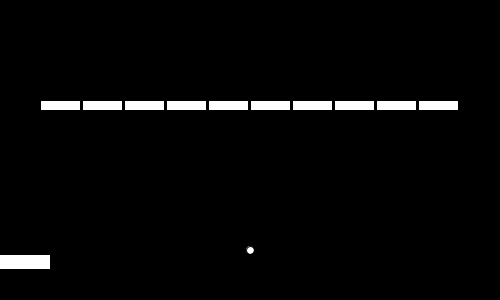
Frame 1 (no input)
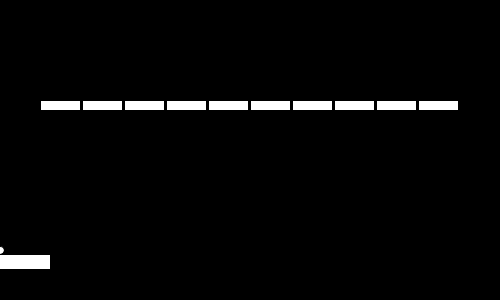
Frame 60 (the mouse pressed at the canvas centre just before this capture)
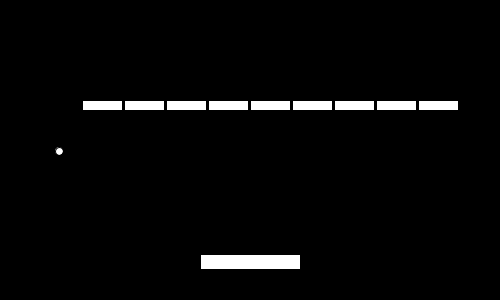
Frame 120 (the mouse held since frame 60 and released just before this capture)

The Processing sketch that drew these frames (run headless with seeded random() and noise(); from frame 60 on, the mouse is pressed at the canvas centre):

// Processing sketch: week13_6_breakout_part5_many_bricks
// ── week13_6_breakout_part5_many_bricks.pde
// week13_6_breakout_part5_many_bricks
// 修改自 week13_5_breakout_part4_one_brick
// 先用一個磚塊, 一個板子, 一個球
void setup(){
  size(500, 300);
  restart();
}
//boolean brickAlive = true;
//int brickX = 230, brickY = 100; // 有1個磚塊
boolean [] brickAlive = new boolean[10];
int [] brickX = new int[10];
int [] brickY = new int[10];
float x = 250, y = 250, dx = 0, dy = 0;
boolean onBoard = true, gameOver=false;
void restart() {
  for(int i=0; i<10;i++){
    brickAlive[i] = true;
    brickX[i] = 40+i*42;
    brickY[i] = 100;
  }
  x = 250;
  y = 250;
  dx = 0;
  dy = 0;
  onBoard = true;
  gameOver = false;
}
void draw(){
  background(0);
  ellipse(x, y, 8, 8);
  rect(mouseX-50, 254, 100, 15);
  for(int i=0; i<10; i++){
    if(brickAlive[i]){
      rect(brickX[i], brickY[i], 40, 10); // 1個磚塊
      if(brickX[i] < x+dx && x+dx < brickX[i]+40){
        if( (brickY[i]+10 <= y && brickY[i]+10 > y+dy) || (brickY[i] >= y && brickY[i] < y+dy) ){
          brickAlive[i] = false;
          dy = -dy;
        }
      }
    }
  }
  if(onBoard) x = mouseX;
  else{
    if(x+dx < 0 || x+dx > 500) dx = -dx;
    if(y+dy < 0) dy = -dy;
    if(y+dy > 254 && mouseX-50 < x+dx && x+dx < mouseX+50){ // touch board
      dy = -dy;
    }
    if(y+dy>300) { // game over!!
      gameOver = true;
    }
    if(!gameOver){
      x += dx;
      y += dy;
    }
  }
}
void mousePressed(){
  if(onBoard) {
    onBoard = false;
    dy = -3;
    dx = 1; //random(-1,+1);
  }else if(gameOver){
    restart();
  }
}
